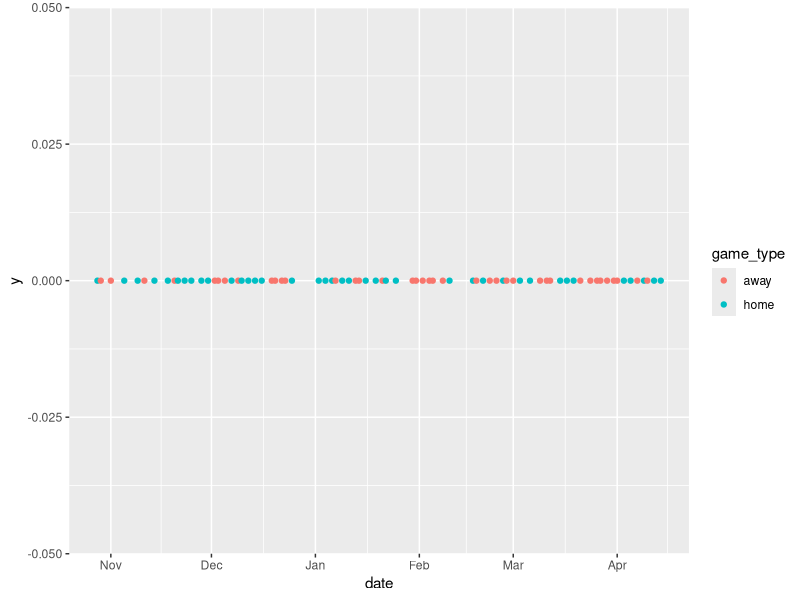
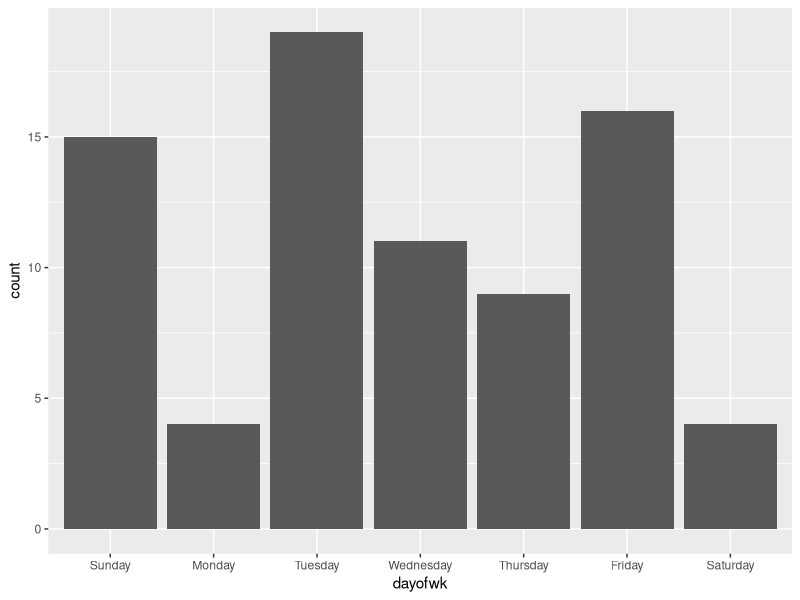
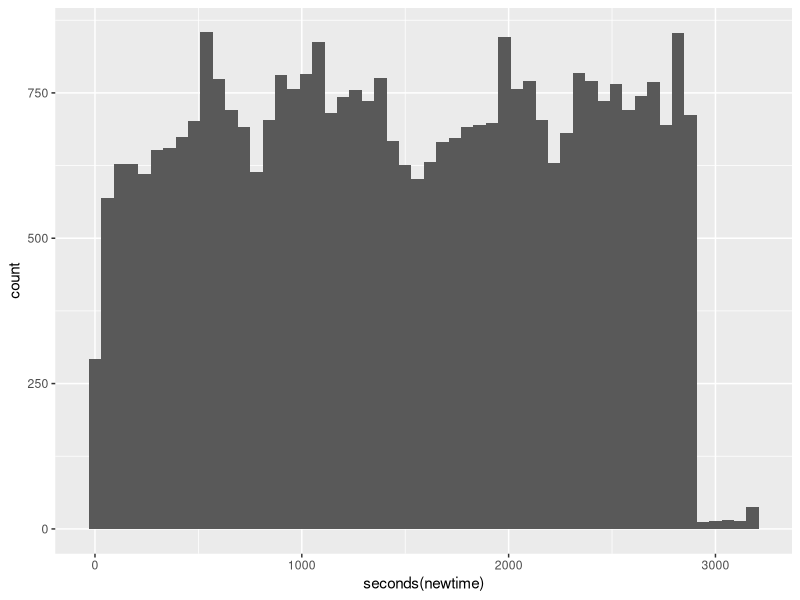
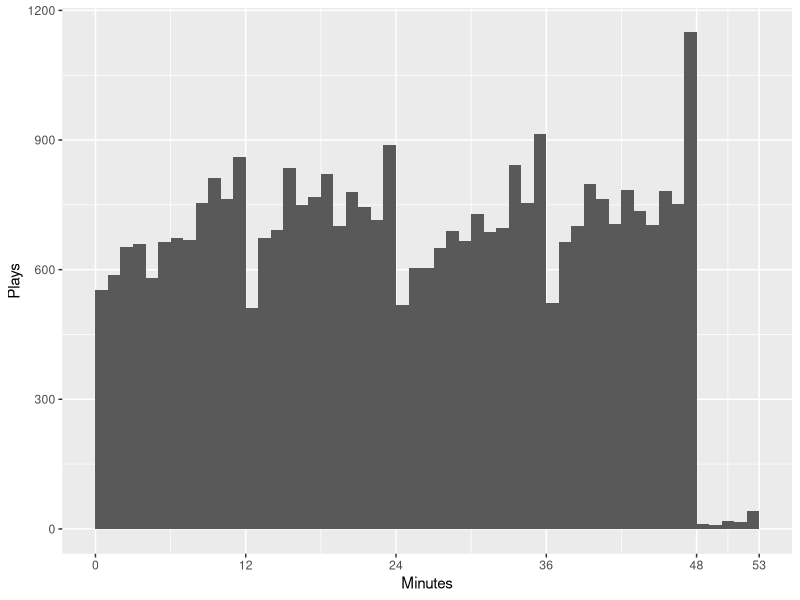
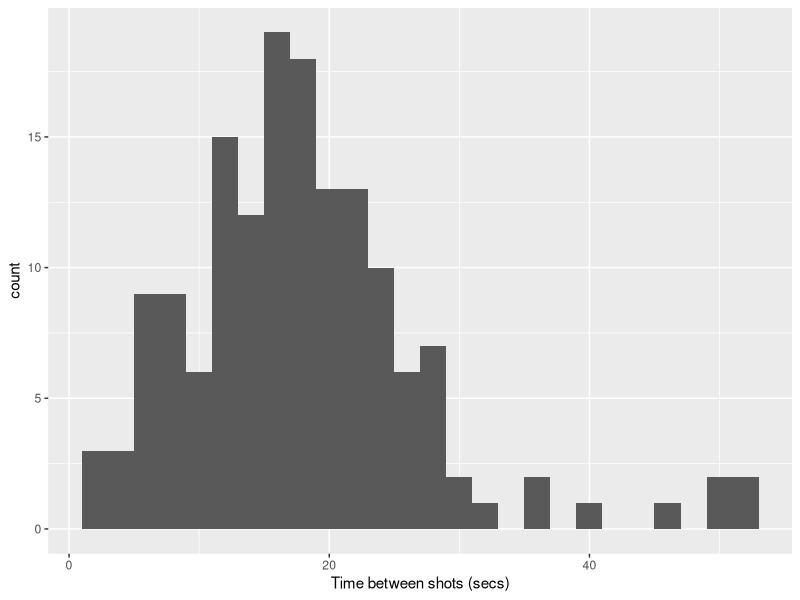
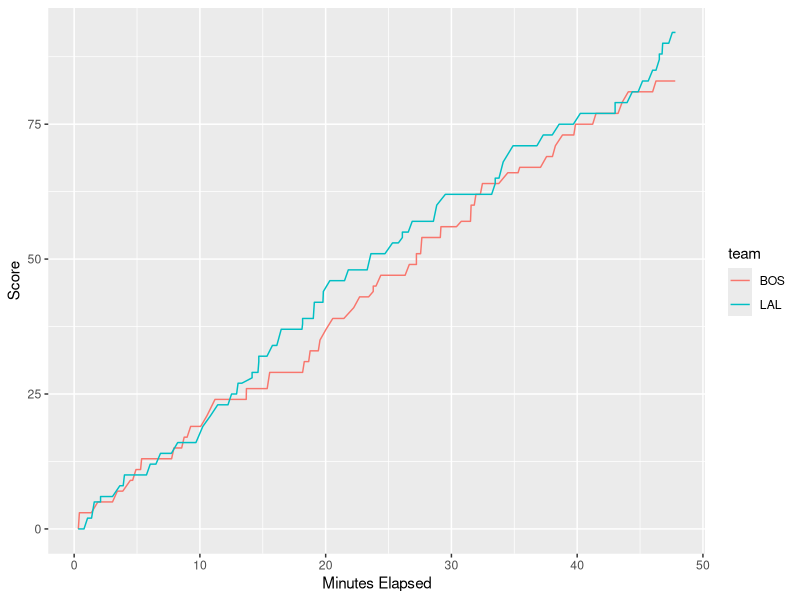

R code for these plots, in order:
## ---- chunk 1
# cache = TRUE should speed knitting by making use of
# calculations from previous knits
knitr::opts_chunk$set(echo = TRUE)
## ---- chunk 2
library(tidyverse)
library(lubridate)
library(forcats)
## ---- chunk 3
(date <- ymd("2025-01-01"))
## ---- chunk 4
(date <- date + months(10))
## ---- chunk 5
wday(date, label = TRUE, abbr = FALSE)
## ---- chunk 6
(date <- date + days(5))
## ---- chunk 7
(date <- date + weeks(3))
## ---- chunk 8

## ---- chunk 9
# The following command is useful if you need to re-run all commands during troubleshooting
# It removes previous versions of **lakers** from the local environment
rm(lakers)
# Convert the data set to a tibble for convenience  
lakers <- as_tibble(lakers)  
## ---- chunk 10
glimpse(lakers)
## ---- chunk 11
lakers <- mutate(lakers, date = ymd(date))
head(lakers)
## ---- chunk 12
# Don't worry about the y-scale
lakers |> distinct(date, game_type) |> 
  ggplot(aes(x = date, y = 0, color = game_type)) +
  geom_point()
## ---- chunk 13
lakers |> 
  distinct(date) |>  
  mutate(dayofwk = wday(date, label = TRUE, abbr = FALSE)) |> 
  ggplot(aes(x = dayofwk)) +
  geom_bar()
## ---- chunk 14
lakers <- lakers |> 
  mutate(time = (ms(time)))
head(lakers)
## ---- chunk 15
lakers <- lakers |> 
  mutate(time = as.duration(time))
tail(lakers)
## ---- chunk 16
lakers <- lakers |> 
  mutate(newtime =(dminutes(c(12, 24, 36, 48, 53)[period]) - time))
str(lakers$newtime)
head(lakers)
tail(lakers)
## ---- chunk 17
lakers |>  
  ggplot(aes(x = seconds(newtime))) + 
  geom_histogram(binwidth = 60)
## ---- chunk 18
lakers |>  
  ggplot(aes(x = seconds(newtime)/60)) + 
  geom_histogram(breaks = 0:53) +
  scale_x_continuous(breaks = c(0, 12, 24, 36, 48, 53)) + 
  labs(x = "Minutes", y = "Plays")
## ---- chunk 19
# Filter for the game of interest
game1 <- lakers  |>  
  filter(date == ymd("20081225"))

# Filter for plays involving shot attempts and compute the time between shots using
# the lag function and the newtime duration variable. Remember that duration represents
# the cumulative time in seconds within the game at which the shot took place.
attempts <- game1 |>
  filter(etype == "shot") |>
  mutate(wait = newtime-lag(newtime))
## ---- chunk 20
# 
ggplot(attempts) +
  geom_histogram(aes(x = seconds(wait)), binwidth = 2)+
  labs(x = "Time between shots (secs)")
## ---- chunk 21
game1_scores <- game1 |>
  filter(team != "OFF") |>
  group_by(team) |>
  mutate(score = cumsum(points))
ggplot(game1_scores, aes(x = seconds(newtime)/60, y = score, color = team))+ 
  geom_line() + 
  labs(x = "Minutes Elapsed", y = "Score")
